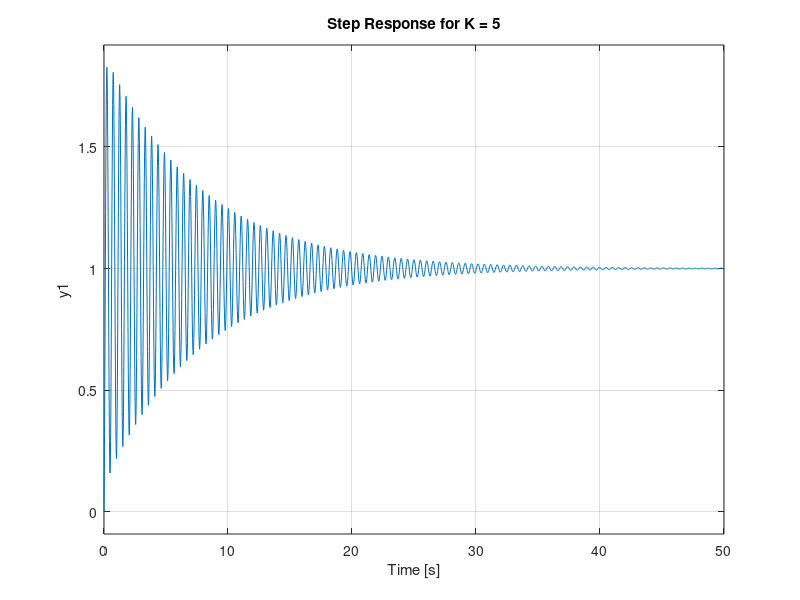

Here is the MATLAB script that generated this plot:
clear,clc
%Task#2
k = [1, 14/3, 5];
figure;
for i = 1:length(k)
    num = [k(i) k(i)*30 k(i)*200];
    den = [1 2+k(i) 30*k(i) 200*k(i)];
    transfer_f = tf(num, den); 
    subplot(length(k), 1, i);
    step(transfer_f);
    title(['Step Response for K = ', num2str(k(i))]);
end

